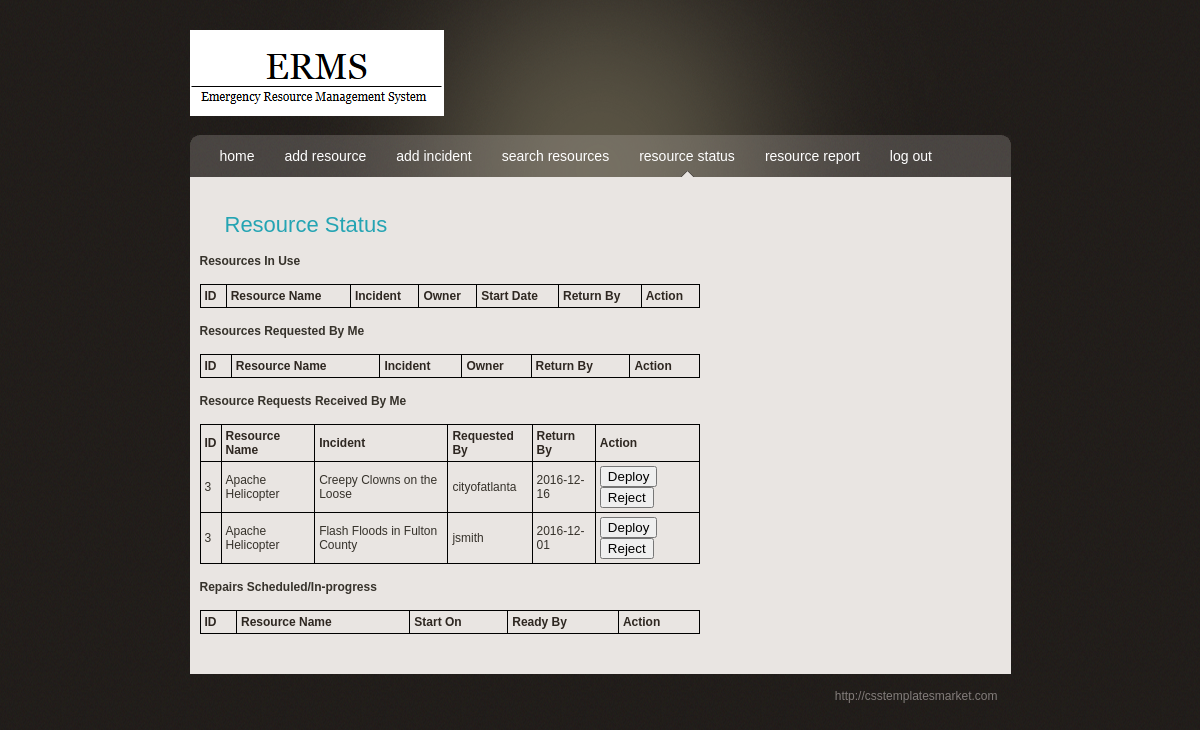
The app's page /status.php (signed in) with its own data.
### tables this page shows
CREATE TABLE IF NOT EXISTS Request (
   resource_id integer NOT NULL,
   requester_id varchar(50) NOT NULL,
   start_date datetime NOT NULL,
   end_date datetime NOT NULL,
   incident_id integer,
   `type` integer NOT NULL,
   `owner` varchar(50) NOT NULL,
   UNIQUE(resource_id, requester_id, incident_id),
   FOREIGN KEY (resource_id)
       REFERENCES Resource(ID),
   FOREIGN KEY (requester_id)
       REFERENCES `User`(username),
   FOREIGN KEY (owner)
       REFERENCES `User`(username),
   FOREIGN KEY (Incident_id)
       REFERENCES Incident(ID)
);

CREATE TABLE IF NOT EXISTS Resource(
   ID integer NOT NULL AUTO_INCREMENT,
   `name` varchar(50) NOT NULL,
   `status` integer DEFAULT 0 NOT NULL,
   model varchar(50),
   latitude decimal(9,6) NOT NULL,
   longitude decimal(9,6) NOT NULL,
   primary_esf integer NOT NULL,
   cost_amount decimal(10,4) NOT NULL,
   cost_unit varchar(50) NOT NULL,
   `owner` varchar(50) NOT NULL,
   PRIMARY KEY (ID),
   FOREIGN KEY (primary_esf)
       REFERENCES ESF(ID),
   FOREIGN KEY (cost_unit)
       REFERENCES Cost_unit(time_unit),
     FOREIGN KEY (owner)
       REFERENCES `User`(username)
);

CREATE TABLE IF NOT EXISTS Incident(
  ID integer  NOT NULL AUTO_INCREMENT,
  `date` date NOT NULL,
  description varchar(500) NOT NULL,
  latitude decimal(9,6) NOT NULL,
  longitude decimal(9,6) NOT NULL,
  `owner` varchar(50) NOT NULL,
  PRIMARY KEY (ID),
  FOREIGN KEY (owner)
       REFERENCES `User`(username)
);

### status.php (the view, shortened to what this page needs)
<!DOCTYPE html PUBLIC "-//W3C//DTD XHTML 1.0 Transitional//EN"
    "http://www.w3.org/TR/xhtml1/DTD/xhtml1-transitional.dtd">
<html xmlns="http://www.w3.org/1999/xhtml">
<head>
    <link rel="stylesheet" type="text/css" href="style.css"/>
</head>
<body>
<div id="main_container">
    <div id="header">
        <div class="logo"><img src="images/erms_logo.png" border="0" alt="" title=""/></div>
    </div>
    <div class="menu">
        <ul>
            <li><a href="home.php">home</a></li>
            <li><a href="add_resource.php">add resource</a></li>
            <li><a href="add_incident.php">add incident</a></li>
            <li><a href="search.php">search resources</a></li>
            <li class="selected"><a href="status.php">resource status</a></li>
            <li><a href="report.php">resource report</a></li>
            <li><a href="logout.php">log out</a></li>
        </ul>
    </div>
    <div class="center_content">
        <div class="center_left">
            <div class="title_name">Resource Status</div>
            <h4>Resources In Use</h4>
            <table width="100%">
                <tr>
                    <td class="heading">ID</td>
                    <td class="heading">Resource Name</td>
                    <td class="heading">Incident</td>
                    <td class="heading">Owner</td>
                    <td class="heading">Start Date</td>
                    <td class="heading">Return By</td>
                    <td class="heading">Action</td>
                </tr>
            </table>
            <h4>Resources Requested By Me</h4>
            <table width="100%">
                <tr>
                    <td class="heading">ID</td>
                    <td class="heading">Resource Name</td>
                    <td class="heading">Incident</td>
                    <td class="heading">Owner</td>
                    <td class="heading">Return By</td>
                    <td class="heading">Action</td>
                </tr>
            </table>
            <h4>Resource Requests Received By Me</h4>
            <table width="100%">
                <tr>
                    <td class="heading">ID</td>
                    <td class="heading">Resource Name</td>
                    <td class="heading">Incident</td>
                    <td class="heading">Requested By</td>
                    <td class="heading">Return By</td>
                    <td class="heading">Action</td>
                </tr>
                <?php
                $query1 = "SELECT Incident.ID AS incident_id, Resource.ID AS resource_id, Resource.name, Incident.description, Request.requester_id,
                Request.end_date FROM ((Resource JOIN Request ON Resource.ID=Request.resource_id) JOIN Incident
                ON Incident.ID=Request.incident_id) WHERE Resource.Owner='{$_SESSION['username']}'";
                $result1 = mysql_query($query1);
                while ($row = mysql_fetch_array($result1)) {
                    print "<form name=\"requestsreceivedform{$row['resource_id']}\" action=\"status.php\" method=\"post\">";
                    print "<tr>";
                    print "<td>{$row['resource_id']}</td>";
                    print "<td>{$row['name']}</td>";
                    print "<td>{$row['description']}</td>";
                    print "<td>{$row['requester_id']}</td>";
                    $formatted_end_date = date('Y-m-d', strtotime($row['end_date']));
                    print "<td>{$formatted_end_date}</td>";
                    print "<td><input type=\"submit\" name=\"deploy\" value=\"Deploy\" onclick=\"requestsreceivedform{$row['resource_id']}.submit();\" />";
                    print "<input type=\"submit\" name=\"reject\" value=\"Reject\" onclick=\"requestsreceivedform{$row['resource_id']}.submit();\" /> </td>";
                    print "</tr>";
                    print "</form>";
                }
                ?>
            </table>
            <h4>Repairs Scheduled/In-progress</h4>
            <table width="100%">
                <tr>
                    <td class="heading">ID</td>
                    <td class="heading">Resource Name</td>
                    <td class="heading">Start On</td>
                    <td class="heading">Ready By</td>
                    <td class="heading">Action</td>
                </tr>
            </table>
        </div>
    </div>
    <div id="footer">
        <div class="right_footer"><a href="http://csstemplatesmarket.com"
                                     target="_blank">http://csstemplatesmarket.com</a></div>
    </div>
</div>
</body>
</html>

### style.css (style rules this page uses)
body { background:url(images/bg.gif) repeat #000000; padding:0; font-family:arial, sans-serif; font-size:12px; margin:0px auto auto auto; color:#36322b; }
a { text-decoration:underline; }
#main_container { width:821px; height:auto; margin:auto; padding:0px; }
#header { width:821px; height:135px; margin:0px; padding:0px; background:url(images/header_bg.gif) no-repeat center top; }
.logo { padding:30px 0 0 0px; }
.title_name { width: auto; font-size:22px; color:#24a4b3; margin:0 0 10px 25px; }
.heading { font-size:12px; color:#2e2721; font-weight:bold; }
.menu { width:821px; height:42px; margin:0px; background:url(images/menu_bg.gif) no-repeat left; }
.menu ul { list-style:none; padding:0 0 0 15px; margin:0px; }
.menu ul li { display:inline; }
.menu ul li a { float:left; height:42px; border:none; padding:0 15px 0 15px; text-decoration:none; color:#fff; line-height:42px; font-size:14px; }
.menu ul li.selected a { float:left; height:42px; border:none; padding:0 15px 0 15px; text-decoration:none; color:#fff; line-height:42px; font-size:14px; background:url(images/menu_bullet.gif) no-repeat bottom center; }
.center_content { width:821px; height:auto; clear:both; padding:25px 0 30px 0; background-color:#e9e5e2; }
.center_left { width:500px; float:left; padding:10px 0 10px 10px; }
#footer { width:821px; height:50px; clear:both; color:#837d7b; }
#footer a { color:#837d7b; padding:0 8px 0 8px; text-decoration:none; }
.right_footer { float:right; padding:15px 5px 0 0 ; }
table { border-collapse: collapse; }
table, th, td { border: 1px solid black; padding: 4px; }

### records on screen
request: resource.ID "3", resource.name "Apache Helicopter", incident.description "Creepy Clowns on the Loose", requester "cityofatlanta", end_date "2016-12-16"
request: resource.ID "3", resource.name "Apache Helicopter", incident.description "Flash Floods in Fulton County", requester "jsmith", end_date "2016-12-01"
